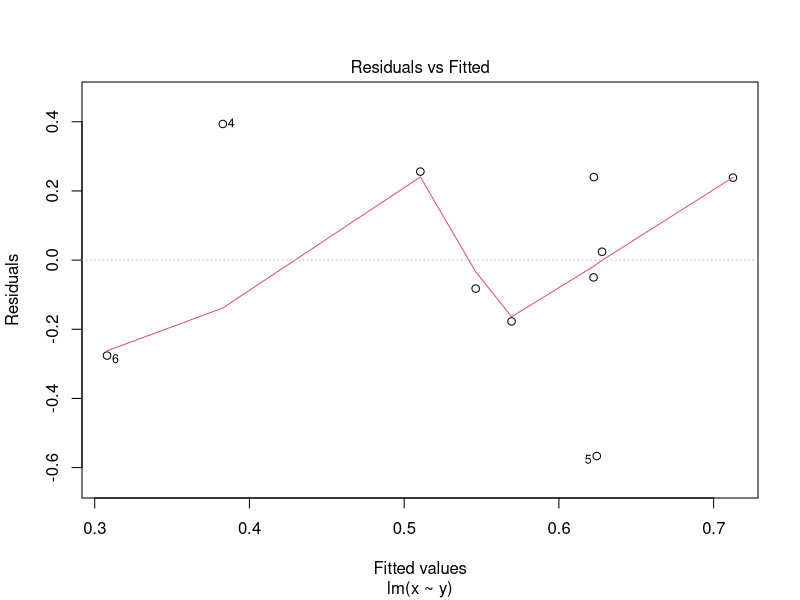
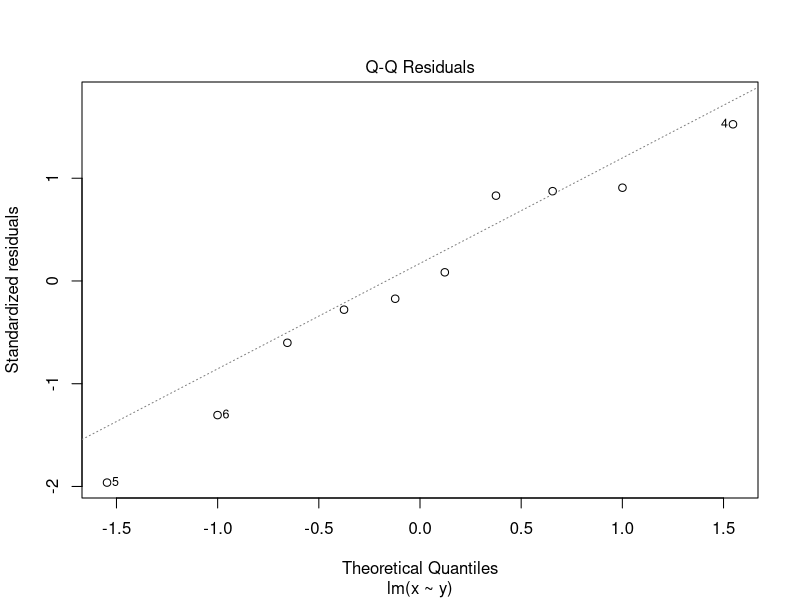
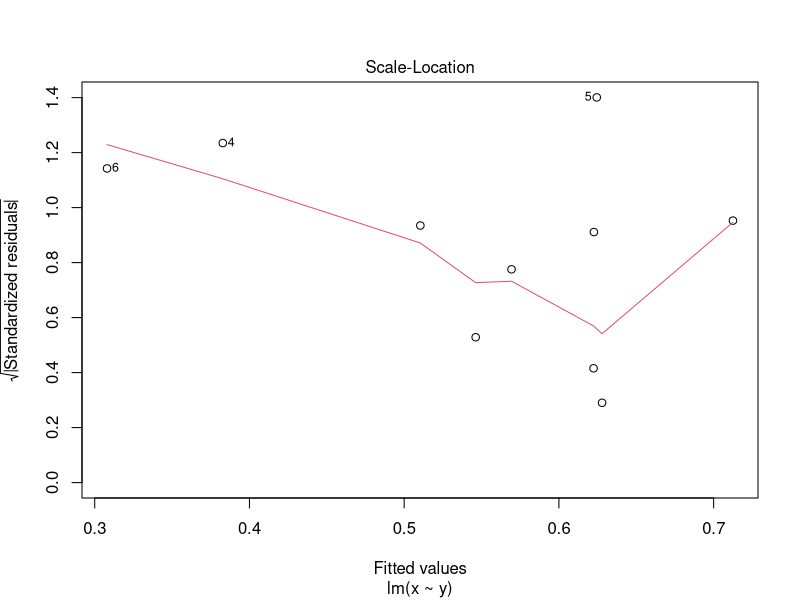
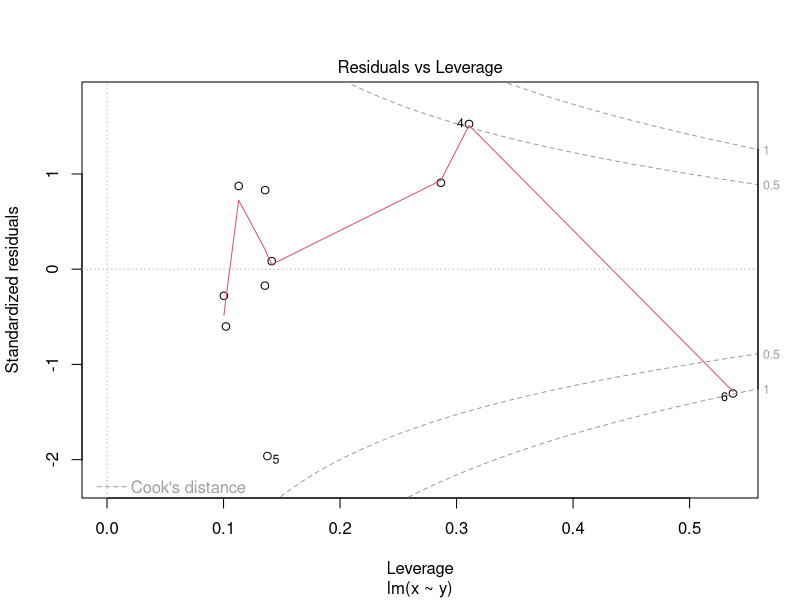

Write the R code that produced these figures, in order.
## ---- chunk 1
knitr::opts_chunk$set(echo = TRUE)
## ---- chunk 2
# Importing useful functions

## Prior (Likelihhod Distribution) p(Data|w)
make_prior <- function(alpha) {

  #res = function(n = 1) mvrnorm(n, mu = c(0,0), Sigma = diag(1/alpha, nrow = 2))
  return(alpha)
}

## Posterior Distribution p(w|Data)p(w)
make_posterior <-function(formula, alpha, beta, ...){
  theta_x = model_matrix(formula, ...)
  
  S_xy_inv = diag(alpha, nrow = ncol(theta_x)) + beta * t(theta_x) %*% theta_x
  
  # Inverting back the matrix by solving it
  S_xy = solve(S_xy_inv)
  m_xy = beta * S_xy %*% t(theta_x) %*% y
  
  return(list(S_xy = S_xy, m_xy = m_xy))
}

## Sampling from posterior
sample_from_posterior <- function(n, formula, alpha, beta) {
  # specialize a function by n
  stat = make_posterior(formula, alpha, beta)
  S_xy = stat$S_xy
  m_xy = stat$m_xy

  res <- as.data.frame(mvrnorm(n, mu=m_xy, Sigma=S_xy))
  w_names = sprintf("w%d", 0:(ncol(res)-1)) 
  colnames(res) = w_names
  return(res)
}

## Dealing with formulas 
model_matrix <- function(formula, ...){
  model.matrix(formula, ...)
}

## 
noresponse_matrix <- function(formula, ...){
  responseless = delete.response(terms(formula))
  
  data_frame = model.frame(responseless, ...)
  
  res = model.matrix(responseless, data_frame)
  return(res) 
}

##
predict <- function(formula, posterior, beta, ...) {
  
  theta_x = noresponse_matrix(formula)

  m_xy = posterior$m_xy
  S_xy = posterior$S_xy

  # Dealing with many data points:
  sds = vector(length = nrow(theta_x))
  means = vector(length = nrow(theta_x))
  
  for(i in seq_along(sds)){      
    S_xxy = 1/beta + (t(theta_x[i,]) %*% S_xy %*% theta_x[i,])
    sds[i] = sqrt(S_xxy)
  }
  
  for(i in seq_along(means)){
    means[i] = sum(t(m_xy) %*% theta_x[i,])
  }
  return(list(sds = sds, means = means))
  
}


## ---- chunk 3
# Creating the class blm

update <- function(model, prior, ...){
  
  obj = make_posterior(model, prior, beta, ...)
}
blm <- function(model, ...) {
  prior <- make_prior(alpha) # it returns alpha
  posterior <- update(model, prior, ...)
    # some code that returns an object here...
  obj <- list(mean = mean)
  class(obj) <- 'blm'
  obj
}
  
## ---- chunk 4
# YOUR IMPLEMENTATION
x <- runif(10)
y <- rnorm(10, mean=x)

# Looking at lm function to get some inspiration
test = lm( x ~ y)
test$coefficients


## ---- chunk 5
confint <- function(x, level, posterior, beta) {
  newdist = predict(x, posterior, beta)
  quantil = qnorm(c(level/2, 1-level/2), mean = newdist$mean, sd = newdist$sd_xxy, lower.tail = F)
  return(quantil)
}

# Vectorizing X
confint <- Vectorize(confint, vectorize.args = 'x')
## ---- chunk 6

## ---- chunk 7
# YOUR IMPLEMENTATION
## ---- chunk 8
# Plot for lm has a LOT of information
plot(test)
# 1- residuals versus fitted data
# 2- q-q plot (theoretical quantiles versus standardized residuals)
# 3- third graph i do not understand much
# 4- Residuals versus leverage
## ---- chunk 9
# Testing it

x <- runif(10)
y <- rnorm(10, mean=x)

posterior <- make_posterior(y ~ x, 1.3, 1)

newdata <- data.frame(x=runif(5))

predict(y ~ x, posterior = posterior, beta = 1, newdata)

## ---- chunk 10
# Print gives the called function and the coefficients 
print(test)
## ---- chunk 11
predict(y ~ x, posterior = posterior, beta = 1, newdata)
y
x
test$residuals
## ---- chunk 12
# As the name says, the summary function should be summary ofeverything
summary(test)

